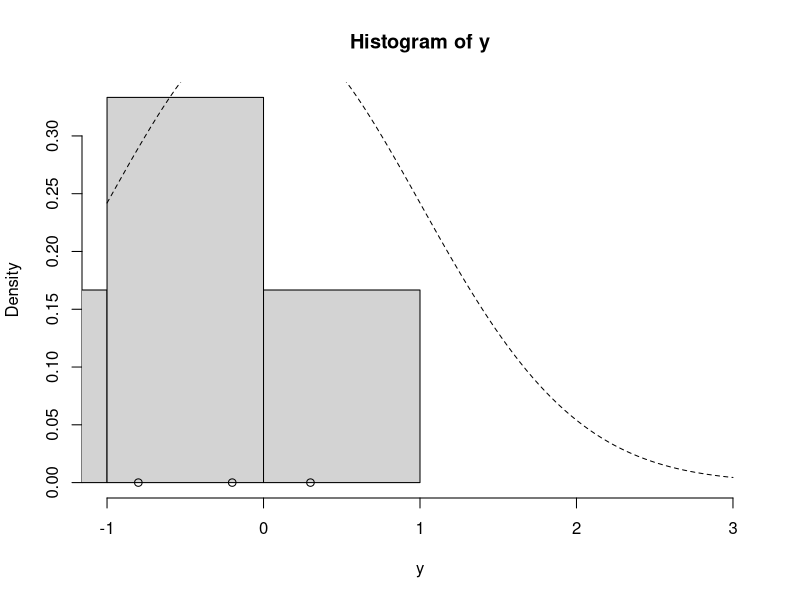
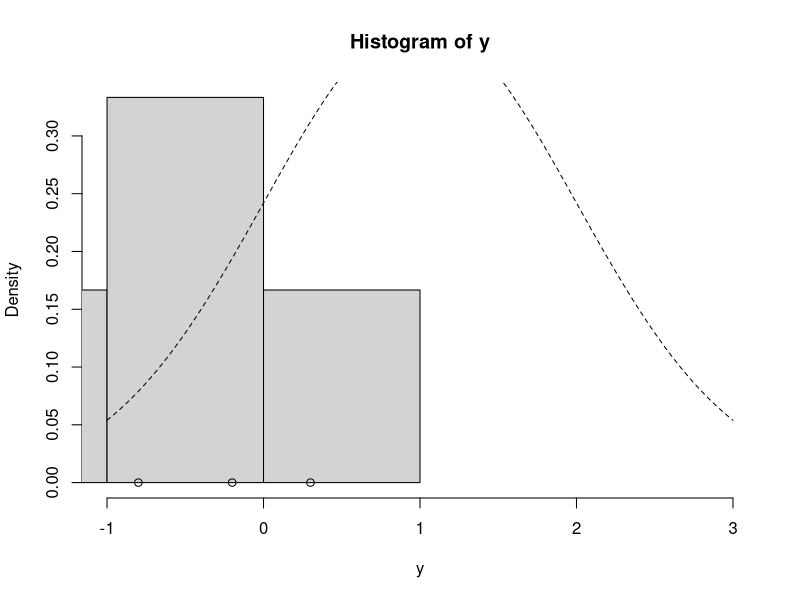

Recreate these plots in R, in order.
## ---- chunk 1
#' update_mu
#'
#' @param n - sample size
#' @param ybar - sample mean
#' @param sig2 - current sigma squared
#' @param mu_0 - mean hyper-parameter
#' @param sig2_0 - variance  hyper-parameter
#' 
#' @output - updated  value for mu the mean
update_mu = function(n, ybar, sig2, mu_0, sig2_0) {   # <1>
  sig2_1 = 1.0 / (n / sig2 + 1.0 / sig2_0)            # <2>
  mu_1 = sig2_1 * (n * ybar / sig2 + mu_0 / sig2_0)   # <3>
  rnorm(n=1, mean=mu_1, sd=sqrt(sig2_1))              # <4>
}

#' update_sig2
#'
#' @param n - sample size
#' @param y - the data
#' @param nu_0 - nu hyper-parameter
#' @param beta_0 - beta hyper-parameter
#' 
#' @output - updated  value for sigma2 the variance
update_sig2 = function(n, y, mu, nu_0, beta_0) {   # <1>
  nu_1 = nu_0 + n / 2.0                            # <2>
  sumsq = sum( (y - mu)^2 )                        # <3>
  beta_1 = beta_0 + sumsq / 2.0                    # <4>
  out_gamma = rgamma(n=1, shape=nu_1, rate=beta_1) # <5> 
  1.0 / out_gamma # <6> 
}

gibbs = function(y, n_iter, init, prior) {
  ybar = mean(y)
  n = length(y)
  
  ## initialize
  mu_out = numeric(n_iter)
  sig2_out = numeric(n_iter)
  
  mu_now = init$mu
  
  ## Gibbs sampler
  for (i in 1:n_iter) {
    sig2_now = update_sig2(n=n, y=y, mu=mu_now, nu_0=prior$nu_0, beta_0=prior$beta_0)
    mu_now = update_mu(n=n, ybar=ybar, sig2=sig2_now, mu_0=prior$mu_0, sig2_0=prior$sig2_0)
    
    sig2_out[i] = sig2_now
    mu_out[i] = mu_now
  }
  
  cbind(mu=mu_out, sig2=sig2_out) # <1>
}

y = c(-0.2, -1.5, -5.3, 0.3, -0.8, -2.2)
ybar = mean(y)
n = length(y)

## prior
prior = list()
prior$mu_0 = 0.0
prior$sig2_0 = 1.0
prior$n_0 = 2.0 # prior effective sample size for sig2
prior$s2_0 = 1.0 # prior point estimate for sig2
prior$nu_0 = prior$n_0 / 2.0 # prior parameter for inverse-gamma
prior$beta_0 = prior$n_0 * prior$s2_0 / 2.0 # prior parameter for inverse-gamma

hist(y, freq=FALSE, xlim=c(-1.0, 3.0)) # histogram of the data
curve(dnorm(x=x, mean = prior$mu_0, sd=sqrt(prior$sig2_0)), lty=2, add=TRUE) # prior for mu
points(y, rep(0,n), pch=1) # individual data points
points(ybar, 0, pch=19) # sample mean

set.seed(53)

init = list()
init$mu = 0.0

post = gibbs(y=y, n_iter=5e3, init=init, prior=prior)
## ---- chunk 2
library("coda")
summary(as.mcmc(post))
## ---- chunk 3
y = c(-0.2, -1.5, -5.3, 0.3, -0.8, -2.2)
ybar = mean(y)
n = length(y)

## prior
prior = list()
prior$mu_0 = 1.0
prior$sig2_0 = 1.0
prior$n_0 = 2.0 # prior effective sample size for sig2
prior$s2_0 = 1.0 # prior point estimate for sig2
prior$nu_0 = prior$n_0 / 2.0 # prior parameter for inverse-gamma
prior$beta_0 = prior$n_0 * prior$s2_0 / 2.0 # prior parameter for inverse-gamma

hist(y, freq=FALSE, xlim=c(-1.0, 3.0)) # histogram of the data
curve(dnorm(x=x, mean = prior$mu_0, sd=sqrt(prior$sig2_0)), lty=2, add=TRUE) # prior for mu
points(y, rep(0,n), pch=1) # individual data points
points(ybar, 0, pch=19) # sample mean

set.seed(53)

init = list()
init$mu = 0.0

post = gibbs(y=y, n_iter=5e3, init=init, prior=prior)
## ---- chunk 4
library("coda")
summary(as.mcmc(post))
